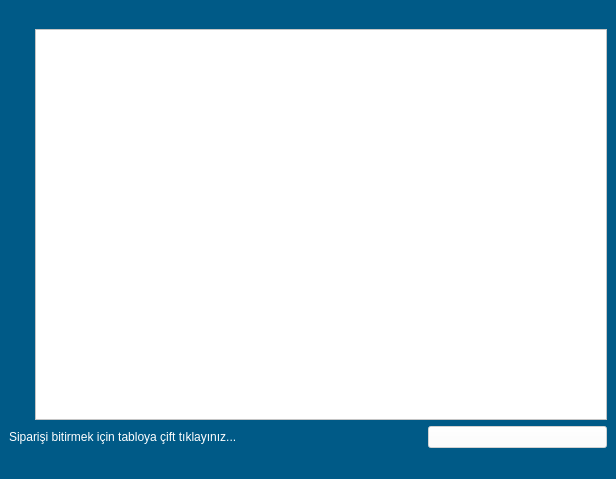
<?xml version="1.0" encoding="UTF-8"?>
<ui version="4.0">
 <class>BildirimEkraniDepo</class>
 <widget class="QMainWindow" name="BildirimEkraniDepo">
  <property name="geometry">
   <rect>
    <x>0</x>
    <y>0</y>
    <width>616</width>
    <height>479</height>
   </rect>
  </property>
  <property name="windowTitle">
   <string>Bildirim Ekranı</string>
  </property>
  <property name="styleSheet">
   <string notr="true">background-color: rgb(0, 90, 135);


selection-background-color: rgb(255, 255, 255);
color: rgb(255, 255, 255);
selection-color: rgb(0, 0, 0);</string>
  </property>
  <widget class="QWidget" name="centralwidget">
   <layout class="QGridLayout" name="gridLayout">
    <item row="1" column="0">
     <spacer name="verticalSpacer">
      <property name="orientation">
       <enum>Qt::Vertical</enum>
      </property>
      <property name="sizeHint" stdset="0">
       <size>
        <width>20</width>
        <height>40</height>
       </size>
      </property>
     </spacer>
    </item>
    <item row="3" column="0" colspan="2">
     <widget class="QLabel" name="label">
      <property name="text">
       <string>Siparişi bitirmek için tabloya çift tıklayınız...</string>
      </property>
     </widget>
    </item>
    <item row="1" column="1" rowspan="2" colspan="3">
     <widget class="QTableView" name="tableView_bildirimDepo">
      <property name="styleSheet">
       <string notr="true">background-color: rgb(255, 255, 255);
selection-color: rgb(255, 255, 255);
selection-background-color: rgb(0, 90, 135);
color: rgb(0, 0, 0);
</string>
      </property>
      <property name="selectionBehavior">
       <enum>QAbstractItemView::SelectRows</enum>
      </property>
      <attribute name="horizontalHeaderStretchLastSection">
       <bool>true</bool>
      </attribute>
      <attribute name="verticalHeaderStretchLastSection">
       <bool>false</bool>
      </attribute>
     </widget>
    </item>
    <item row="3" column="2">
     <spacer name="horizontalSpacer">
      <property name="orientation">
       <enum>Qt::Horizontal</enum>
      </property>
      <property name="sizeHint" stdset="0">
       <size>
        <width>40</width>
        <height>20</height>
       </size>
      </property>
     </spacer>
    </item>
    <item row="3" column="3">
     <widget class="QPushButton" name="btn_onemsiz">
      <property name="enabled">
       <bool>false</bool>
      </property>
      <property name="styleSheet">
       <string notr="true">
color: rgb(0, 0, 0);
background-color: rgb(255, 255, 255);</string>
      </property>
      <property name="text">
       <string/>
      </property>
     </widget>
    </item>
    <item row="0" column="1">
     <spacer name="horizontalSpacer_2">
      <property name="orientation">
       <enum>Qt::Horizontal</enum>
      </property>
      <property name="sizeHint" stdset="0">
       <size>
        <width>40</width>
        <height>20</height>
       </size>
      </property>
     </spacer>
    </item>
    <item row="0" column="2">
     <spacer name="horizontalSpacer_3">
      <property name="orientation">
       <enum>Qt::Horizontal</enum>
      </property>
      <property name="sizeHint" stdset="0">
       <size>
        <width>40</width>
        <height>20</height>
       </size>
      </property>
     </spacer>
    </item>
    <item row="0" column="3">
     <spacer name="horizontalSpacer_4">
      <property name="orientation">
       <enum>Qt::Horizontal</enum>
      </property>
      <property name="sizeHint" stdset="0">
       <size>
        <width>40</width>
        <height>20</height>
       </size>
      </property>
     </spacer>
    </item>
   </layout>
  </widget>
  <widget class="QMenuBar" name="menubar">
   <property name="geometry">
    <rect>
     <x>0</x>
     <y>0</y>
     <width>616</width>
     <height>21</height>
    </rect>
   </property>
  </widget>
  <widget class="QStatusBar" name="statusbar"/>
 </widget>
 <resources/>
 <connections/>
</ui>
